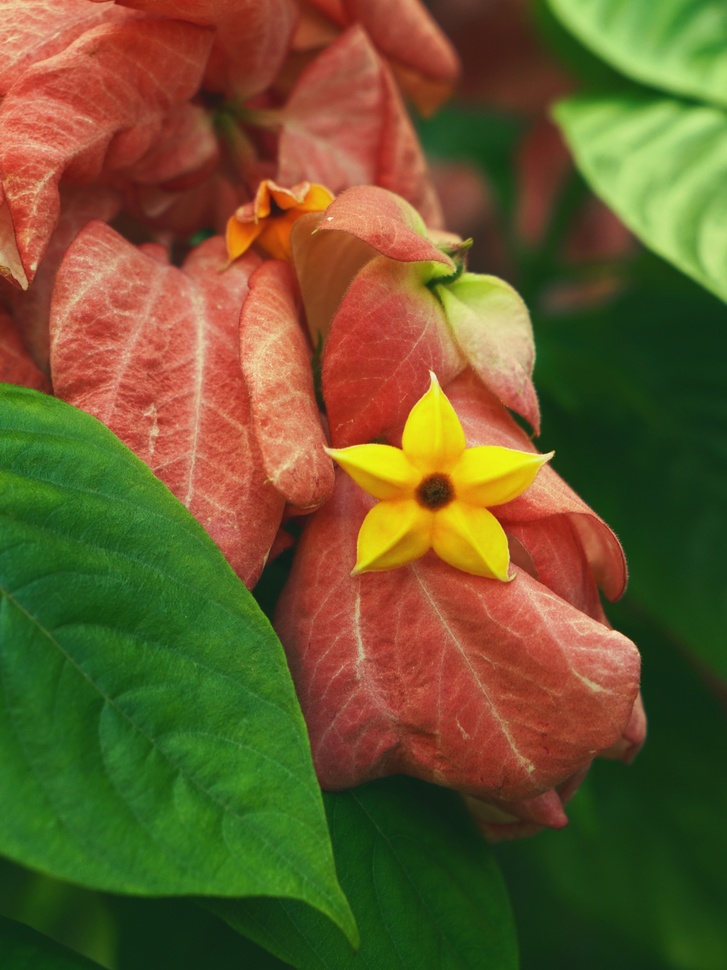
#> input picture homework/hw1/lab1/origin/test2.jpg, 727 x 970 px, shrunk from 2999 x 4000 before the run
$ python stitch_template.py ../../../homework/hw1/lab1/origin/test2.jpg ../../../homework/hw1/lab1/origin/test2.jpg out.png
#> lines starting #> are read from the running program, lines starting #| are printed output that depends on the picture; after the words box and inside, x2 and y2 are one past the last pixel; in counts of white or black regions, pixels touching at a corner belong together
"""Learning scaffold for HW2: two originals supplied separately by the class.
Usage: python stitch_template.py left.jpg right.jpg panorama.png
Requires opencv-python and numpy. Inspects correspondences; no course image is bundled.
"""
import argparse
from pathlib import Path
import numpy as np
import cv2
p=argparse.ArgumentParser();p.add_argument('left',type=Path);p.add_argument('right',type=Path);p.add_argument('output',type=Path);a=p.parse_args()
left=cv2.imread(str(a.left));right=cv2.imread(str(a.right))
#> further down, left is the input picture: shape (970, 727, 3); mean B, G, R 44.2, 88.9, 105.2
if left is None or right is None:raise SystemExit('Cannot read both images; use accessible image paths.')
# OpenCV loads BGR; both images are uint8 HxWx3.
g1=cv2.cvtColor(left,cv2.COLOR_BGR2GRAY);g2=cv2.cvtColor(right,cv2.COLOR_BGR2GRAY)
#> after `g1 = cv2.cvtColor(left, cv2.COLOR_BGR2GRAY)`:
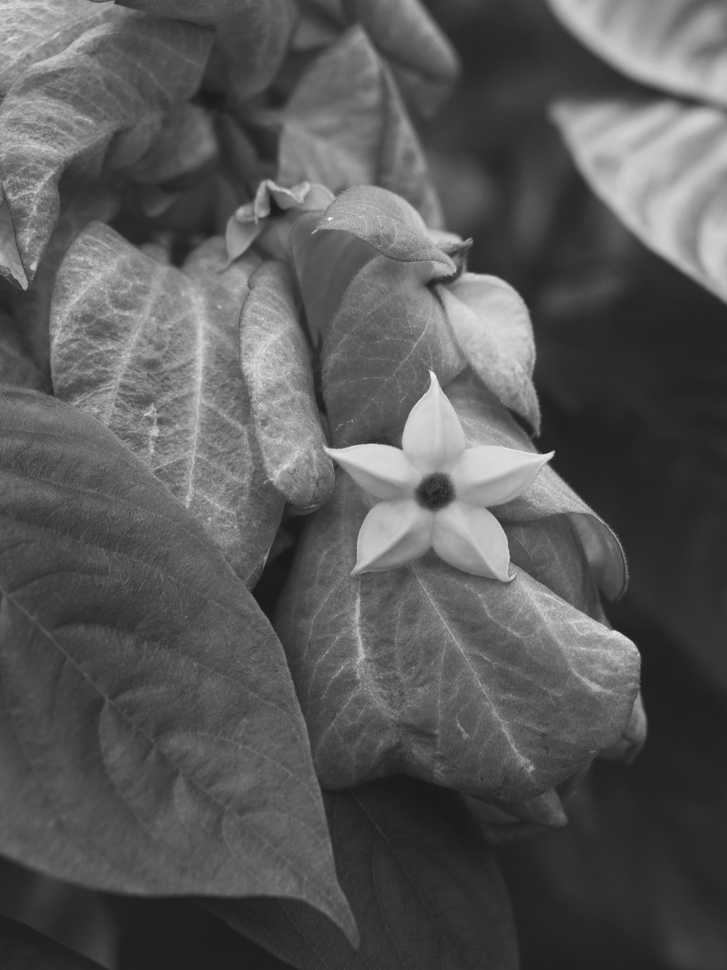
#> g1: shape (970, 727); min 22, max 242, mean 88.7
sift=cv2.SIFT_create();kp1,d1=sift.detectAndCompute(g1,None);kp2,d2=sift.detectAndCompute(g2,None)
#> after `kp1, d1 = sift.detectAndCompute(g1, None)`: kp1 = 1112 keypoints; strongest (x, y, size): (550, 455, 4.7), (435, 492, 24.4), (493, 325, 56.2), (433, 375, 4.3)
#> after `kp2, d2 = sift.detectAndCompute(g2, None)`: kp2 has the same summary as kp1
if d1 is None or d2 is None or len(d2)<2:raise SystemExit('Not enough features: inspect overlap, focus, and image texture.')
pairs=cv2.BFMatcher(cv2.NORM_L2).knnMatch(d2,d1,k=2) # right -> left
#> pairs = 1112 matches
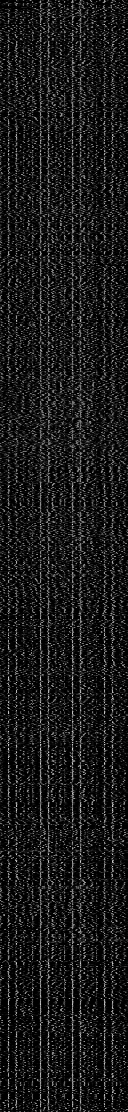
#> d2: shape (1112, 128) float32; min 0, max 217, mean 25.6
best=[m for m,n in pairs if m.distance < .75*n.distance]
#> best = 1112 matches
if len(best)<4:raise SystemExit(f'Only {len(best)} candidate matches; need at least 4 non-collinear pairs.')
src=np.float32([kp2[m.queryIdx].pt for m in best]).reshape(-1,1,2)
#> src = 1112 rows, first 8: [2.29, 187.2], [2.82, 264.2], [3.06, 155.5], [4, 39.37], [4.26, 178.5], [4.93, 188], [4.93, 263.9], [5.41, 183.8]
dst=np.float32([kp1[m.trainIdx].pt for m in best]).reshape(-1,1,2)
#> dst has the same summary as src
H,mask=cv2.findHomography(src,dst,cv2.RANSAC,4.0)
#> H = [[1, -1.29e-15, 3.82e-13], [1.81e-15, 1, 2.23e-13], [4.26e-18, -3.19e-18, 1]]; mask = 1112 values from 1 to 1
if H is None or mask is None or int(mask.sum())<4:raise SystemExit('Homography failed; inspect matched geometry and scene parallax.')
print('keypoints:',len(kp1),len(kp2),'ratio matches:',len(best),'inliers:',int(mask.sum()))
#| keypoints: 1112 1112 ratio matches: 1112 inliers: 1112
print('H maps right image coordinates to left image coordinates:\n',H)
#| H maps right image coordinates to left image coordinates:
#|  [[ 1.00000000e+00 -1.28643404e-15  3.82234459e-13]
#|  [ 1.80839673e-15  1.00000000e+00  2.23207452e-13]
#|  [ 4.25806705e-18 -3.18957527e-18  1.00000000e+00]]
# Transform both image corner sets to locate the whole canvas; translation avoids negative pixels.
h1,w1=left.shape[:2];h2,w2=right.shape[:2]
#> after `h1, w1 = left.shape[:2]`: h1 = 970; w1 = 727
#> after `h2, w2 = right.shape[:2]`: h2 = 970; w2 = 727
c1=np.float32([[0,0],[w1,0],[w1,h1],[0,h1]]).reshape(-1,1,2)
#> c1 = [[0, 0], [727, 0], [727, 970], [0, 970]]
c2=np.float32([[0,0],[w2,0],[w2,h2],[0,h2]]).reshape(-1,1,2)
#> c2 = [[0, 0], [727, 0], [727, 970], [0, 970]]
all_c=np.vstack([c1,cv2.perspectiveTransform(c2,H)]).reshape(-1,2)
#> all_c = [[0, 0], [727, 0], [727, 970], [0, 970], [3.82e-13, 2.23e-13], [727, 1.54e-12], [727, 970], [-8.66e-13, 970]]
lo=np.floor(all_c.min(0)).astype(int);hi=np.ceil(all_c.max(0)).astype(int)
#> after `lo = np.floor(all_c.min(0)).astype(int)`: lo = [-1, 0]
#> after `hi = np.ceil(all_c.max(0)).astype(int)`: hi = [727, 970]
width,height=(hi-lo).tolist()
#> width = 728; height = 970
if width<=0 or height<=0 or width*height>100_000_000:raise SystemExit('Implausible warp bounds; inspect H and input order.')
T=np.array([[1,0,-lo[0]],[0,1,-lo[1]],[0,0,1]],float)
#> T = [[1, 0, 1], [0, 1, 0], [0, 0, 1]]
# Warp colors and binary support masks separately; black pixels can be real image content.
wright=cv2.warpPerspective(right,T@H,(width,height))
mask_right=cv2.warpPerspective(np.ones((h2,w2),np.uint8),T@H,(width,height),flags=cv2.INTER_NEAREST).astype(bool)
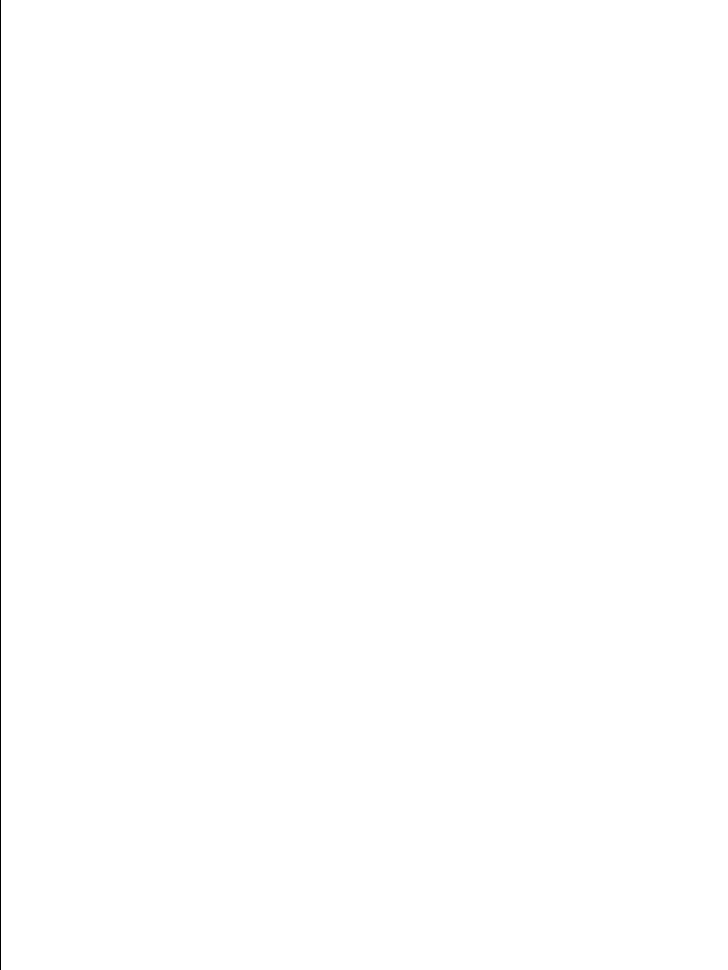
#> mask_right: shape (970, 728) bool; 99.9% white; black in thin lines or dots, all inside (x1, y1, x2, y2) = (0, 0, 1, 970)
wleft=cv2.warpPerspective(left,T,(width,height))
mask_left=cv2.warpPerspective(np.ones((h1,w1),np.uint8),T,(width,height),flags=cv2.INTER_NEAREST).astype(bool)
# Distance-transform feathering gives each image more weight away from its boundary.
a1=cv2.distanceTransform(mask_left.astype(np.uint8),cv2.DIST_L2,3)
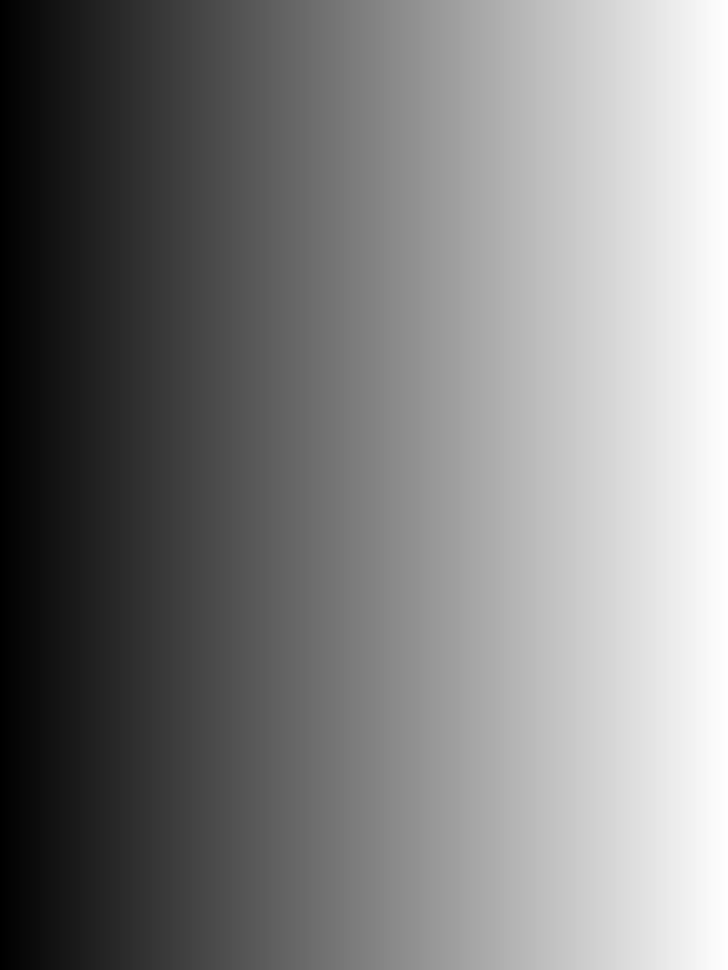
#> a1: shape (970, 728) float32; min 0, max 694.3, mean 347.1; drawn with min black and max white
a2=cv2.distanceTransform(mask_right.astype(np.uint8),cv2.DIST_L2,3)
a1=np.where(mask_left,a1+1e-5,0);a2=np.where(mask_right,a2+1e-5,0)
w=a1/(a1+a2+1e-8)
blend=w[...,None]*wleft.astype(float)+(1-w[...,None])*wright.astype(float)
out=np.clip(blend,0,255).astype(np.uint8)
if not cv2.imwrite(str(a.output),out):raise SystemExit('Could not write panorama.')
preview=cv2.drawMatches(right,kp2,left,kp1,best,None,matchesMask=mask.ravel().tolist(),flags=2)
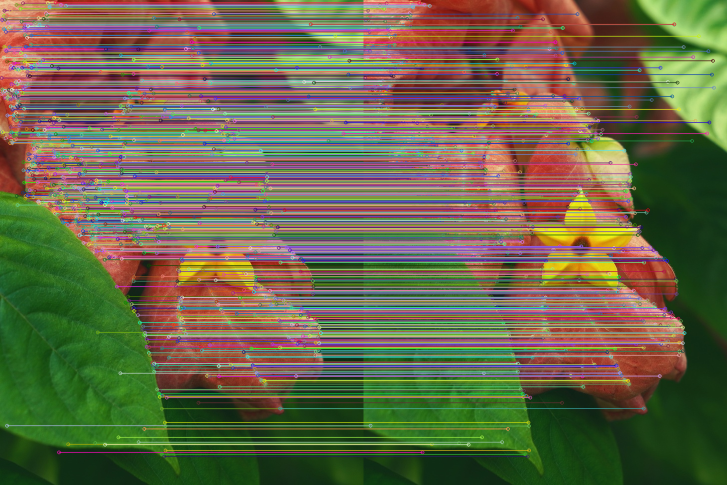
#> preview: shape (970, 1454, 3) (shown at 1/2 size); mean B, G, R 73.4, 101.9, 105
cv2.imwrite(str(a.output.with_name(a.output.stem+'_matches.jpg')),preview)
print('saved',a.output,'and an inlier-match diagnostic')
